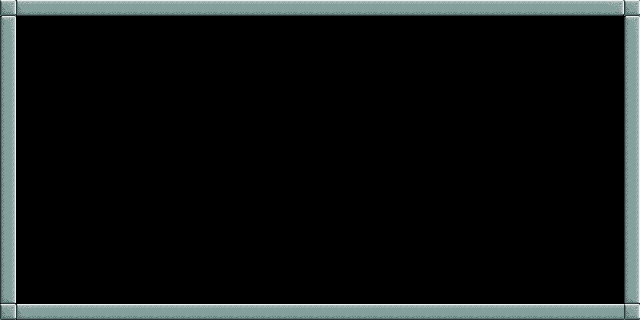

The image is a tile-based game level rendered from a .tmx file. Its description and complete source (layers, tilesets, objects, tile grids) follow:
An orthogonal 40x20 tile map with 16x16 px tiles, 1 tile layer (Tiles) and 9 objects (5x Sign, 2x Coin, Start, End).

<map version="1.0" orientation="orthogonal" width="40" height="20" tilewidth="16" tileheight="16">
 <tileset firstgid="1" source="../images/tiles.tsx" />
 <layer name="Tiles" width="40" height="20">
  <data encoding="csv">
9,2,3,3,3,3,3,3,3,3,3,3,3,3,3,3,3,3,3,3,3,3,3,3,3,3,3,3,3,3,3,3,3,3,3,3,3,3,4,9,
5,0,0,0,0,0,0,0,0,0,0,0,0,0,0,0,0,0,0,0,0,0,0,0,0,0,0,0,0,0,0,0,0,0,0,0,0,0,0,5,
13,0,0,0,0,0,0,0,0,0,0,0,0,0,0,0,0,0,0,0,0,0,0,0,0,0,0,0,0,0,0,0,0,0,0,0,0,0,0,13,
13,0,0,0,0,0,0,0,0,0,0,0,0,0,0,0,0,0,0,0,0,0,0,0,0,0,0,0,0,0,0,0,0,0,0,0,0,0,0,13,
13,0,0,0,0,0,0,0,0,0,0,0,0,0,0,0,0,0,0,0,0,0,0,0,0,0,0,0,0,0,0,0,0,0,0,0,0,0,0,13,
13,0,0,0,0,0,0,0,0,0,0,0,0,0,0,0,0,0,0,0,0,0,0,0,0,0,0,0,0,0,0,0,0,0,0,0,0,0,0,13,
13,0,0,0,0,0,0,0,0,0,0,0,0,0,0,0,0,0,0,0,0,0,0,0,0,0,0,0,0,0,0,0,0,0,0,0,0,0,0,13,
13,0,0,0,0,0,0,0,0,0,0,0,0,0,0,0,0,0,0,0,0,0,0,0,0,0,0,0,0,0,0,0,0,0,0,0,0,0,0,13,
13,0,0,0,0,0,0,0,0,0,0,0,0,0,0,0,0,0,0,0,0,0,0,0,0,0,0,0,0,0,0,0,0,0,0,0,0,0,0,13,
13,0,0,0,0,0,0,0,0,0,0,0,0,0,0,0,0,0,0,0,0,0,0,0,0,0,0,0,0,0,0,0,0,0,0,0,0,0,0,13,
13,0,0,0,0,0,0,0,0,0,0,0,0,0,0,0,0,0,0,0,0,0,0,0,0,0,0,0,0,0,0,0,0,0,0,0,0,0,0,13,
13,0,0,0,0,0,0,0,0,0,0,0,0,0,0,0,0,0,0,0,0,0,0,0,0,0,0,0,0,0,0,0,0,0,0,0,0,0,0,13,
13,0,0,0,0,0,0,0,0,0,0,0,0,0,0,0,0,0,0,0,0,0,0,0,0,0,0,0,0,0,0,0,0,0,0,0,0,0,0,13,
13,0,0,0,0,0,0,0,0,0,0,0,0,0,0,0,0,0,0,0,0,0,0,0,0,0,0,0,0,0,0,0,0,0,0,0,0,0,0,13,
13,0,0,0,0,0,0,0,0,0,0,0,0,0,0,0,0,0,0,0,0,0,0,0,0,0,0,0,0,0,0,0,0,0,0,0,0,0,0,13,
13,0,0,0,0,0,0,0,0,0,0,0,0,0,0,0,0,0,0,0,0,0,0,0,0,0,0,0,0,0,0,0,0,0,0,0,0,0,0,13,
13,0,0,0,0,0,0,0,0,0,0,0,0,0,0,0,0,0,0,0,0,0,0,0,0,0,0,0,0,0,0,0,0,0,0,0,0,0,0,13,
13,0,0,0,0,0,0,0,0,0,0,0,0,0,0,0,0,0,0,0,0,0,0,0,0,0,0,0,0,0,0,0,0,0,0,0,0,0,0,13,
21,0,0,0,0,0,0,0,0,0,0,0,0,0,0,0,0,0,0,0,0,0,0,0,0,0,0,0,0,0,0,0,0,0,0,0,0,0,0,21,
9,2,3,3,3,3,3,3,3,3,3,3,3,3,3,3,3,3,3,3,3,3,3,3,3,3,3,3,3,3,3,3,3,3,3,3,3,3,3,9
</data>
 </layer>
 <objectgroup name="" width="40" height="20">
  <object type="Start" gid="29" x="32" y="288" />
  <object type="End" gid="30" x="432" y="288" />
  <object type="Sign" gid="37" x="96" y="304">
   <properties>
    <property name="text" value="There was supposed to be an intro here" />
   </properties>
  </object>
  <object type="Coin" gid="40" x="144" y="288" />
  <object type="Sign" gid="37" x="192" y="304">
   <properties>
    <property name="text" value="Explaining plot and everything" />
   </properties>
  </object>
  <object type="Coin" gid="40" x="240" y="256" />
  <object type="Sign" gid="37" x="288" y="304">
   <properties>
    <property name="text" value="But due to budget costs I had to cut it out" />
   </properties>
  </object>
  <object type="Sign" gid="37" x="384" y="304">
   <properties>
    <property name="text" value="Welcome to Glitch Lab" />
   </properties>
  </object>
  <object type="Sign" gid="37" x="480" y="304">
   <properties>
    <property name="text" value="Press &quot;up&quot; to enter doors" />
   </properties>
  </object>
 </objectgroup>
</map>
